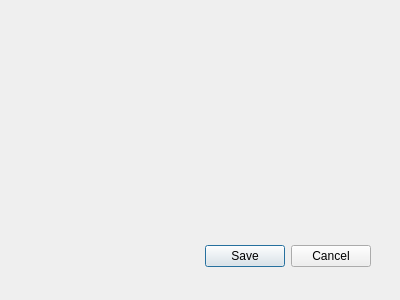
<?xml version="1.0" encoding="UTF-8"?>
<ui version="4.0">
 <class>Dialog</class>
 <widget class="QDialog" name="Dialog">
  <property name="geometry">
   <rect>
    <x>0</x>
    <y>0</y>
    <width>400</width>
    <height>300</height>
   </rect>
  </property>
  <property name="windowTitle">
   <string>Dialog</string>
  </property>
  <widget class="QDialogButtonBox" name="buttonBox">
   <property name="geometry">
    <rect>
     <x>30</x>
     <y>240</y>
     <width>341</width>
     <height>32</height>
    </rect>
   </property>
   <property name="orientation">
    <enum>Qt::Horizontal</enum>
   </property>
   <property name="standardButtons">
    <set>QDialogButtonBox::Cancel|QDialogButtonBox::Save</set>
   </property>
  </widget>
 </widget>
 <resources/>
 <connections>
  <connection>
   <sender>buttonBox</sender>
   <signal>accepted()</signal>
   <receiver>Dialog</receiver>
   <slot>accept()</slot>
   <hints>
    <hint type="sourcelabel">
     <x>248</x>
     <y>254</y>
    </hint>
    <hint type="destinationlabel">
     <x>157</x>
     <y>274</y>
    </hint>
   </hints>
  </connection>
  <connection>
   <sender>buttonBox</sender>
   <signal>rejected()</signal>
   <receiver>Dialog</receiver>
   <slot>reject()</slot>
   <hints>
    <hint type="sourcelabel">
     <x>316</x>
     <y>260</y>
    </hint>
    <hint type="destinationlabel">
     <x>286</x>
     <y>274</y>
    </hint>
   </hints>
  </connection>
 </connections>
</ui>
